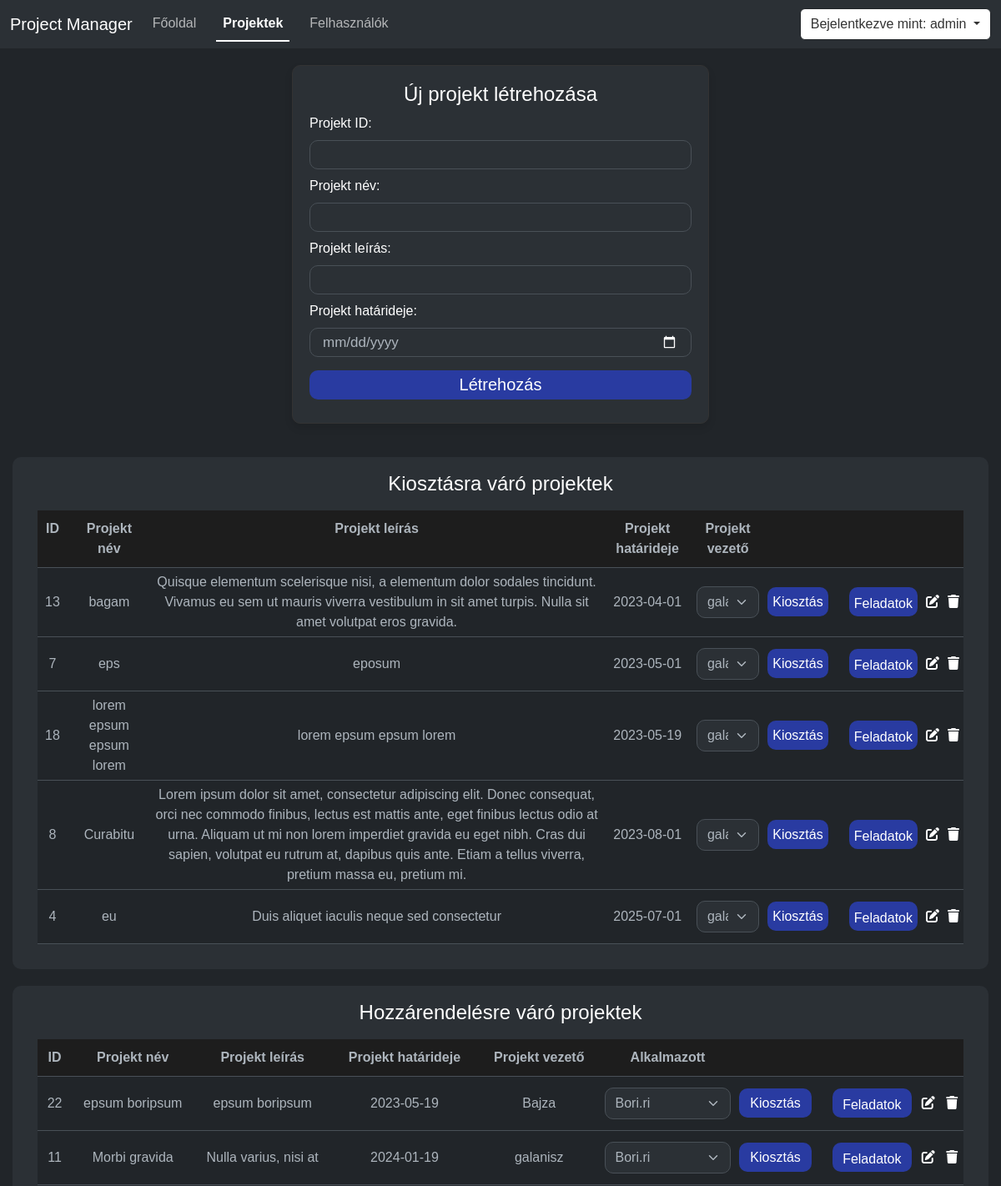
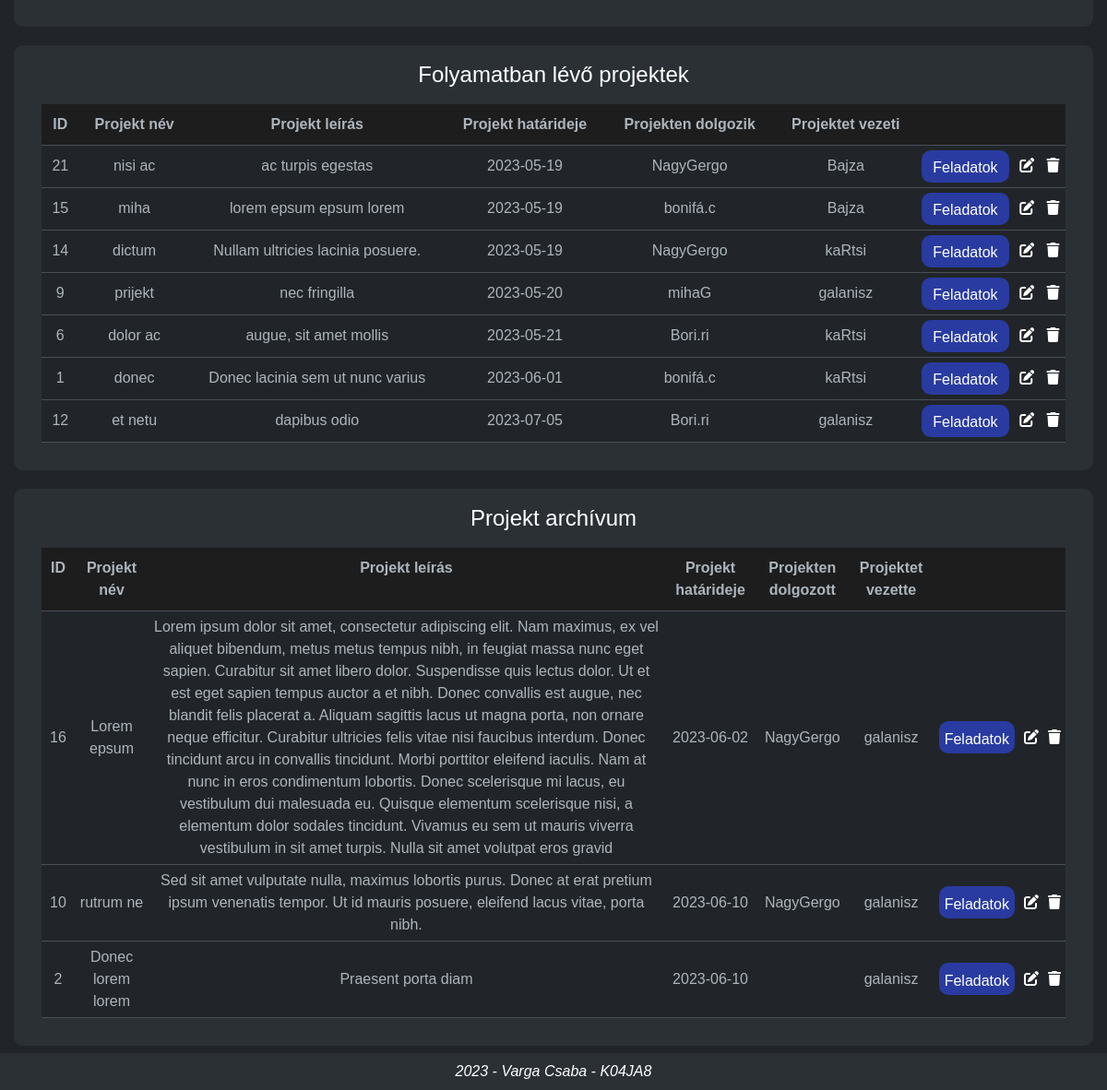
The app's page /projects.php (signed in) with its own data (2 pictures, top to bottom).
### tables this page shows
CREATE TABLE IF NOT EXISTS `project` (
  `project_id` INT NOT NULL AUTO_INCREMENT,
  `title` VARCHAR(80) NOT NULL,
  `description` VARCHAR(800) NULL,
  `due_date` DATE NOT NULL,
  `status` ENUM('not_started', 'in_progress', 'finished') NOT NULL DEFAULT 'not_started',
  PRIMARY KEY (`project_id`));

CREATE TABLE IF NOT EXISTS `user` (
  `user_id` INT NOT NULL AUTO_INCREMENT,
  `username` VARCHAR(50) NOT NULL,
  `password` VARCHAR(255) NOT NULL,
  `email` VARCHAR(255) NOT NULL,
  `dark_mode` TINYINT NOT NULL DEFAULT 1,
  `access_level` ENUM('admin', 'guest', 'project_lead', 'employee') NOT NULL DEFAULT 'guest',
  PRIMARY KEY (`user_id`),
  UNIQUE INDEX `username_UNIQUE` (`username` ASC),
  UNIQUE INDEX `email_UNIQUE` (`email` ASC));

### projects_admin.php (the view, shortened to what this page needs)
<?php
$link = connectDB();
?>
<div class="form-container-profile form-container">
    <form action="" method="post">
        <h4>Új projekt létrehozása</h4>
        <label for="project_id">Projekt ID: </label>
        <input class="form-control" type="number" name="project_id">
        <label for="project_title">Projekt név: </label>
        <input class="form-control" type="text" name="project_title" required>
        <label for="project_description">Projekt leírás: </label>
        <input class="form-control" type="text" name="project_description">
        <label for="project_due_date">Projekt határideje: </label>
        <input class="form-control" type="date" name="project_due_date" required>
        <input type="submit" name="submit_create" value="Létrehozás" class="form-btn">
    </form>
</div>
<?php
$query_not_started = "SELECT project.project_id,project.title,project.description,project.due_date,project.status
                        FROM project
                        WHERE project.status = 'not_started'
                        ORDER BY due_date;";
$result_not_started = mysqli_query($link, $query_not_started);
if (mysqli_num_rows($result_not_started) > 0) {
    echo '<div class="table-container"><table class="table-hover table">
                <caption><h4>Kiosztásra váró projektek</h4></caption>
                <th>ID</th>
                <th>Projekt név</th>
                <th>Projekt leírás</th>
                <th>Projekt határideje</th>
                <th>Projekt vezető</th>
                <th></th>
                <th></th>
                <th></th>
                <th></th>';
    while ($row = mysqli_fetch_array($result_not_started)) {
        $row_project_id = $row['project_id'];
        $query_not_started_with_leader = "SELECT project.project_id,project.title,project.description,project.due_date,project.status
                                            FROM project
                                            LEFT JOIN user_has_project ON user_has_project.project_id = project.project_id
                                            LEFT JOIN user ON user_has_project.user_id = user.user_id
                                            WHERE project.status = 'not_started'
                                            AND user_has_project.user_id IS NULL
                                            AND project.project_id = '$row_project_id'
                                            ORDER BY due_date;";
        $result_not_started_with_leader = mysqli_query($link, $query_not_started_with_leader);
        if (mysqli_num_rows($result_not_started_with_leader) > 0) {
            echo '<tr>
                    <form action="" method="post">
                    <td>' . $row['project_id'] . '</td>
                    <td>' . $row['title'] . '</td>
                    <td>' . $row['description'] . '</td>
                    <td>' . $row['due_date'] . '</td>';
            $query_leader = "SELECT user_id, username
                                FROM user
                                WHERE access_level = 'project_lead';";
            $result_leader = mysqli_query($link, $query_leader);
            if (mysqli_num_rows($result_leader) > 0) {
                echo '<td><select name="assign" class="form-select">';
                while ($row_leader = mysqli_fetch_array($result_leader)) {
                    echo '<option value="' . $row_leader['user_id'] . '_' . $row['project_id'] . '">' . $row_leader['username'] . '</option>';
                }
                echo '  </select></td><td style="padding-right:20px">
                        <input type="submit" name="submit_assign_to_leader" value="Kiosztás" class="button" style="font-size:1rem">
                        </td>
                        </form>';
            } else {
                echo '<td> </td><td> </td>';
            }
            echo '<td><button type="button" class="button"><a href="projects_task.php?project_id=' . $row["project_id"] . '">Feladatok</a></button></td>';
            echo '<td><a href="projects_edit_admin.php?status=not_started&has_leader=false&project_id=' . $row['project_id'] . '"> <i
                        class="fa-solid fa-pen-to-square" style="color: ' . $color_code . ';"></i> </a></td>
                        <td><a href="projects_delete.php?status=in_progress&project_id=' . $row['project_id'] . '"> <i class="fa-solid fa-trash"
                        style="color: ' . $color_code . ';"></i> </a></td>
                        </tr>';
        }
    }
    echo '</table></div>';
}
$query_not_started_with_leader = "SELECT project.project_id,project.title,project.description,project.due_date,project.status,user.username, user.user_id
                                    FROM project
                                    LEFT JOIN user_has_project ON user_has_project.project_id = project.project_id
                                    LEFT JOIN user ON user_has_project.user_id = user.user_id
                                    WHERE project.status = 'not_started'
                                    AND user.access_level = 'project_lead'
                                    ORDER BY due_date;";
$result_not_started_with_leader = mysqli_query($link, $query_not_started_with_leader);
if (mysqli_num_rows($result_not_started_with_leader) > 0) {
    echo '<div class="table-container"><table class="table-hover table">
                <caption><h4>Hozzárendelésre váró projektek</h4></caption>
                <th>ID</th>
                <th>Projekt név</th>
                <th>Projekt leírás</th>
                <th>Projekt határideje</th>
                <th>Projekt vezető</th>
                <th>Alkalmazott</th>
                <th></th>
                <th></th>
                <th></th>
                <th></th>';
    while ($row = mysqli_fetch_array($result_not_started_with_leader)) {
        echo '<tr>
            <form action="" method="post">
                    <td>' . $row['project_id'] . '</td>
                    <td>' . $row['title'] . '</td>
                    <td>' . $row['description'] . '</td>
                    <td>' . $row['due_date'] . '</td>
                    <td>' . $row['username'] . '</td>';
        $query_employee = "SELECT user_id, username
                            FROM user
                            WHERE access_level = 'employee';";
        $result_employee = mysqli_query($link, $query_employee);
        if (mysqli_num_rows($result_employee) > 0) {
            echo '<td><select name="assign" class="form-select">';
            while ($row_employee = mysqli_fetch_array($result_employee)) {
                echo '<option value="' . $row_employee['user_id'] . '_' . $row['project_id'] . '">' . $row_employee['username'] . '</option>';
            }
            echo '  </select></td><td style="padding-right:20px">
                        <input type="submit" name="submit_assign_to_employee" value="Kiosztás" class="button" style="font-size:1rem">
                        </td>
                        </form>
                        <td><button type="button" class="button"><a href="projects_task.php?project_id=' . $row["project_id"] . '">Feladatok</a></button></td>
                        <td><a href="projects_edit_admin.php?status=not_started&has_leader=true&project_id=' . $row['project_id'] . '&leader_id=' . $row['user_id'] . '"> <i
                        class="fa-solid fa-pen-to-square" style="color: ' . $color_code . ';"></i> </a></td>
                        <td><a href="projects_delete.php?status=in_progress&project_id=' . $row['project_id'] . '"> <i class="fa-solid fa-trash"
                        style="color: ' . $color_code . ';"></i> </a></td>
                        </tr>';
        }
    }
    echo '</table></div>';
}
$query_in_progress_employee = "SELECT project.project_id,project.title,project.description,project.due_date,project.status, user.username, user.user_id
                                FROM user
                                INNER JOIN user_has_project ON user_has_project.user_id = user.user_id
                                INNER JOIN project ON project.project_id = user_has_project.project_id
                                WHERE project.status = 'in_progress'
                                AND user.access_level = 'employee'
                                ORDER BY due_date;";
$result_in_progress_employee = mysqli_query($link, $query_in_progress_employee);
if (mysqli_num_rows($result_in_progress_employee) > 0) {
    echo '<div class="table-container"><table class="table-hover table">
            <caption><h4>Folyamatban lévő projektek</h4></caption>
            <th>ID</th>
            <th>Projekt név</th>
            <th>Projekt leírás</th>
            <th>Projekt határideje</th>
            <th>Projekten dolgozik</th>
            <th>Projektet vezeti</th>
            <th></th>
            <th></th>
            <th></th>';
    while ($row = mysqli_fetch_array($result_in_progress_employee)) {
        echo '<tr>
        <form action="" method="post">
                <td>' . $row['project_id'] . '</td>
                <td>' . $row['title'] . '</td>
                <td>' . $row['description'] . '</td>
                <td>' . $row['due_date'] . '</td>
                <td>' . $row['username'] . '</td>';
        $project = $row['project_id'];
        $query_in_progress_leader = "SELECT project.project_id,project.title,project.description,project.due_date,project.status, user.username, user.user_id
                                        FROM user
                                        INNER JOIN user_has_project ON user_has_project.user_id = user.user_id
                                        INNER JOIN project ON project.project_id = user_has_project.project_id
                                        WHERE project.status = 'in_progress'
                                        AND user.access_level = 'project_lead'
                                        AND project.project_id = '$project';";
        $result_in_progress_leader = mysqli_query($link, $query_in_progress_leader);
        if (mysqli_num_rows($result_in_progress_leader) == 0) {
            echo '<td> </td>';
        } else {
            $row_lead = mysqli_fetch_array($result_in_progress_leader);
            echo '<td>' . $row_lead['username'] . '</td>';
        }
        echo '<td><button type="button" class="button"><a href="projects_task.php?project_id=' . $row["project_id"] . '">Feladatok</a></button></td>';
        echo '<td><a href="projects_edit_admin.php?status=in_progress&has_leader=true&project_id=' . $row['project_id'] . '&leader_id=' . $row_lead['user_id'] . '"> <i
                class="fa-solid fa-pen-to-square" style="color: ' . $color_code . ';"></i> </a></td>
                <td><a href="projects_delete.php?status=in_progress&project_id=' . $row['project_id'] . '"> <i class="fa-solid fa-trash"
                style="color: ' . $color_code . ';"></i> </a></td>';
    }
    echo '</table></div>';
}
$query_finished = "SELECT project.project_id,project.title,project.description,project.due_date,project.status, user.username
                            FROM project
                            LEFT JOIN user_has_project ON user_has_project.project_id = project.project_id
                            LEFT JOIN user ON user_has_project.user_id = user.user_id
                            WHERE project.status = 'finished'
                            GROUP BY project.project_id
                            ORDER BY due_date;";
$result_finished = mysqli_query($link, $query_finished);
if (mysqli_num_rows($result_finished) > 0) {
    echo '<div class="table-container"><table  class="table-hover table">
            <caption><h4>Projekt archívum</h4></caption>
            <th>ID</th>
            <th>Projekt név</th>
            <th>Projekt leírás</th>
            <th>Projekt határideje</th>
            <th>Projekten dolgozott</th>
            <th>Projektet vezette</th>
            <th></th>
            <th></th>
            <th></th>';
    while ($row = mysqli_fetch_array($result_finished)) {
        echo '<tr>
                <td>' . $row['project_id'] . '</td>
                <td>' . $row['title'] . '</td>
                <td>' . $row['description'] . '</td>
                <td>' . $row['due_date'] . '</td>';
        $project_finished = $row['project_id'];
        $query_finished_employee = "SELECT project.project_id,project.title,project.description,project.due_date,project.status, user.username, user.user_id
                                            FROM project
                                            LEFT JOIN user_has_project ON user_has_project.project_id = project.project_id
                                            LEFT JOIN user ON user_has_project.user_id = user.user_id
                                            WHERE project.status = 'finished'
                                            AND project.project_id = '$project_finished'
                                            AND user.access_level = 'employee';";
        $result_finished_employee = mysqli_query($link, $query_finished_employee);
        if (mysqli_num_rows($result_finished_employee) == 0) {
            echo '<td> </td>';
        } else {
            $row_employee = mysqli_fetch_array($result_finished_employee);
            echo '<td>' . $row_employee['username'] . '</td>';
        }
        $query_finished_leader = "SELECT project.project_id,project.title,project.description,project.due_date,project.status, user.username, user.user_id
                                    FROM project
                                    LEFT JOIN user_has_project ON user_has_project.project_id = project.project_id
                                    LEFT JOIN user ON user_has_project.user_id = user.user_id
                                    WHERE project.status = 'finished'
                                    AND project.project_id = '$project_finished'
                                    AND user.access_level = 'project_lead';";
        $result_finished_leader = mysqli_query($link, $query_finished_leader);
        if (mysqli_num_rows($result_finished_leader) == 0) {
            echo '<td> </td>';
        } else {
            $row_leader = mysqli_fetch_array($result_finished_leader);
            echo '<td>' . $row_leader['username'] . '</td>';
        }
        echo '<td><button type="button" class="button"><a href="projects_task.php?project_id=' . $row["project_id"] . '">Feladatok</a></button></td>';
        echo '<td><a href="projects_edit_admin.php?status=finished&has_leader=';
        if (mysqli_num_rows($result_finished_leader) != 0) {
            echo 'true';
        } else
            echo 'false';
        echo '&project_id=' . $row['project_id'] . '';
        if (mysqli_num_rows($result_finished_leader) != 0) {
            echo '&leader_id=' . $row_leader['user_id'] . '">';
        } else
            echo '"';
        echo ' <i class="fa-solid fa-pen-to-square" style="color: ' . $color_code . ';"></i> </a></td>
                <td><a href="projects_delete.php?status=finished&project_id=' . $row['project_id'] . '"> <i class="fa-solid fa-trash"
                style="color: ' . $color_code . ';"></i> </a></td>';
    }
    echo '</table></div>';
}
?>
<br>

### records on screen
project: project_id "13", title "bagam", description "Quisque elementum scelerisque nisi, a elementum dolor sodales tincidunt. Vivamus eu sem ut mauris viverra vestibulum in sit amet turpis. Nulla sit amet volutpat eros gravida.", due_date "2023-04-01"
project: project_id "7", title "eps", description "eposum", due_date "2023-05-01"
project: project_id "18", title "lorem epsum epsum lorem", description "lorem epsum epsum lorem", due_date "2023-05-19"
project: project_id "8", title "Curabitu", description "Lorem ipsum dolor sit amet, consectetur adipiscing elit. Donec consequat, orci nec commodo finibus, lectus est mattis ante, eget finibus lectus odio at urna. Aliquam ut mi non lorem imperdiet gravida eu eget nibh. Cras dui sapien, volutpat eu rutrum at, dapibus quis ante. Etiam a tellus viverra, pretium massa eu, pretium mi.", due_date "2023-08-01"
project: project_id "4", title "eu", description "Duis aliquet iaculis neque sed consectetur", due_date "2025-07-01"
project: project_id "22", title "epsum boripsum", description "epsum boripsum", due_date "2023-05-19", user.username "Bajza"
project: project_id "11", title "Morbi gravida", description "Nulla varius, nisi at", due_date "2024-01-19", user.username "galanisz"
user: project.project_id "21", project.title "nisi ac", project.description "ac turpis egestas", project.due_date "2023-05-19", username "NagyGergo", user.username "Bajza", project.project_id "14", project.title "dictum", project.description "Nullam ultricies lacinia posuere.", user.username "kaRtsi"
user: project.project_id "15", project.title "miha", project.description "lorem epsum epsum lorem", project.due_date "2023-05-19", username "bonifá.c", user.username "Bajza", project.project_id "1", project.title "donec", project.description "Donec lacinia sem ut nunc varius", project.due_date "2023-06-01", user.username "kaRtsi"
user: project.project_id "9", project.title "prijekt", project.description "nec fringilla", project.due_date "2023-05-20", username "mihaG", user.username "galanisz"
user: project.project_id "6", project.title "dolor ac", project.description "augue, sit amet mollis", project.due_date "2023-05-21", username "Bori.ri", user.username "kaRtsi", project.project_id "12", project.title "et netu", project.description "dapibus odio", project.due_date "2023-07-05", user.username "galanisz"
project: project_id "16", title "Lorem epsum", description "Lorem ipsum dolor sit amet, consectetur adipiscing elit. Nam maximus, ex vel aliquet bibendum, metus metus tempus nibh, in feugiat massa nunc eget sapien. Curabitur sit amet libero dolor. Suspendisse quis lectus dolor. Ut et est eget sapien tempus auctor a et nibh. Donec convallis est augue, nec blandit felis placerat a. Aliquam sagittis lacus ut magna porta, non ornare neque efficitur. Curabitur ultricies felis vitae nisi faucibus interdum. Donec tincidunt arcu in convallis tincidunt. Morbi porttitor eleifend iaculis. Nam at nunc in eros condimentum lobortis. Donec scelerisque mi lacus, eu vestibulum dui malesuada eu. Quisque elementum scelerisque nisi, a elementum dolor sodales tincidunt.…", due_date "2023-06-02", user.username "NagyGergo", user.username "galanisz"
project: project_id "10", title "rutrum ne", description "Sed sit amet vulputate nulla, maximus lobortis purus. Donec at erat pretium ipsum venenatis tempor. Ut id mauris posuere, eleifend lacus vitae, porta nibh.", due_date "2023-06-10", user.username "NagyGergo", user.username "galanisz"
project: project_id "2", title "Donec lorem lorem", description "Praesent porta diam", due_date "2023-06-10", user.username "galanisz"

### other values on screen
$_SESSION["username"] "admin"
form field assign "galanisz"
form field assign "Bori.ri"
